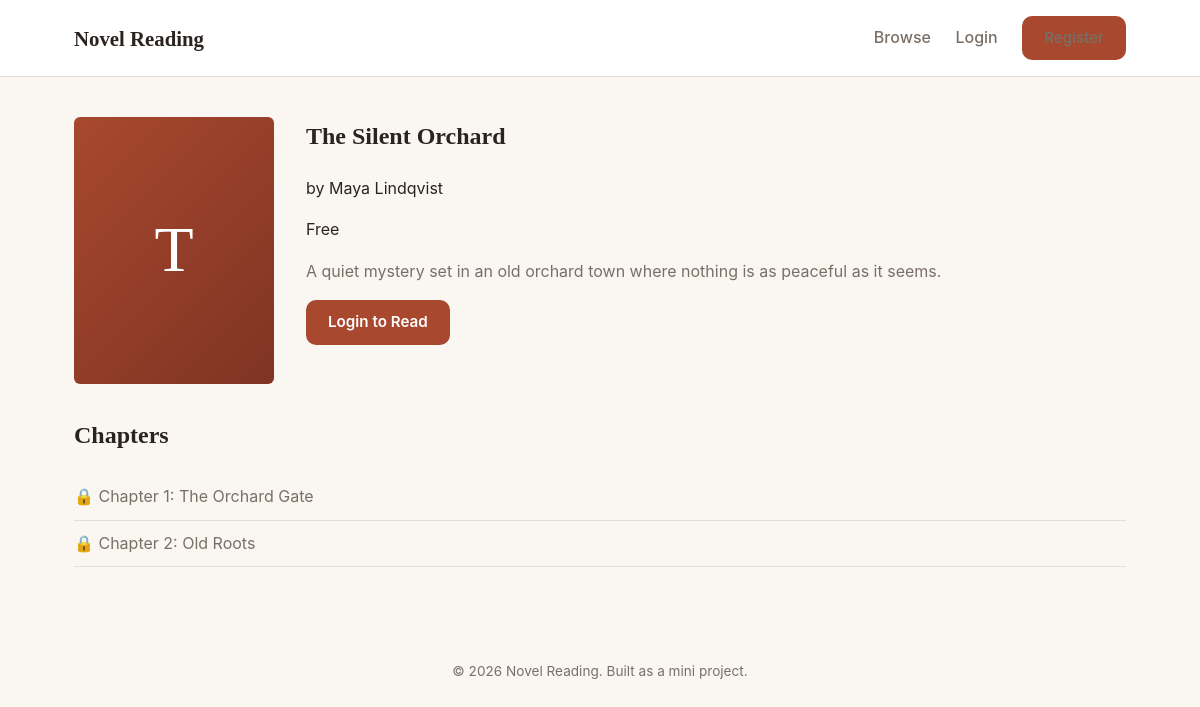
The app's page /novels/details.php?novel_id=1 with its own data.
### tables this page shows
CREATE TABLE novels (
  novel_id INT AUTO_INCREMENT PRIMARY KEY,
  title VARCHAR(150) NOT NULL,
  author VARCHAR(100) NOT NULL,
  description TEXT,
  cover_image VARCHAR(255) DEFAULT 'assets/img/default-cover.png',
  price DECIMAL(8,2) DEFAULT 0.00,
  created_at TIMESTAMP DEFAULT CURRENT_TIMESTAMP
);

CREATE TABLE chapters (
  chapter_id INT AUTO_INCREMENT PRIMARY KEY,
  novel_id INT NOT NULL,
  chapter_number INT NOT NULL,
  chapter_title VARCHAR(150),
  content LONGTEXT NOT NULL,
  FOREIGN KEY (novel_id) REFERENCES novels(novel_id) ON DELETE CASCADE,
  UNIQUE KEY unique_chapter (novel_id, chapter_number)
);

### novels/details.php (the view, shortened to what this page needs)
<?php
require_once __DIR__ . '/../config/db.php';
$novelId = (int)($_GET['novel_id'] ?? 0);
$stmt = mysqli_prepare($conn, "SELECT * FROM novels WHERE novel_id = ?");
mysqli_stmt_bind_param($stmt, "i", $novelId);
mysqli_stmt_execute($stmt);
$novel = mysqli_stmt_get_result($stmt)->fetch_assoc();
$stmt2 = mysqli_prepare($conn, "SELECT chapter_id, chapter_number, chapter_title FROM chapters WHERE novel_id = ? ORDER BY chapter_number ASC");
mysqli_stmt_bind_param($stmt2, "i", $novelId);
mysqli_stmt_execute($stmt2);
$chapters = mysqli_stmt_get_result($stmt2);
$owned = false;
include __DIR__ . '/../includes/header.php';
?>
<section class="novel-details">
    <div class="details-top">
        <div class="novel-cover-placeholder large"><?php echo htmlspecialchars(mb_substr($novel['title'], 0, 1)); ?></div>
        <div class="details-info">
            <h1><?php echo htmlspecialchars($novel['title']); ?></h1>
            <p class="author">by <?php echo htmlspecialchars($novel['author']); ?></p>
            <p class="price"><?php echo $novel['price'] > 0 ? '$' . number_format($novel['price'], 2) : 'Free'; ?></p>
            <p class="description"><?php echo nl2br(htmlspecialchars($novel['description'])); ?></p>
            <div class="action-buttons">
                <?php if (!isset($_SESSION['user_id'])): ?>
                    <a href="<?php echo BASE_URL; ?>auth/login.php" class="btn-primary">Login to Read</a>
                <?php elseif ($novel['price'] > 0 && !$owned): ?>
                    <a href="purchase.php?novel_id=<?php echo $novelId; ?>" class="btn-primary">Buy for $<?php echo number_format($novel['price'], 2); ?></a>
                <?php else: ?>
                    <a href="read.php?novel_id=<?php echo $novelId; ?>&chapter=1" class="btn-primary">Start Reading</a>
                <?php endif; ?>
            </div>
        </div>
    </div>
    <div class="chapter-list">
        <h2>Chapters</h2>
        <ul>
            <?php while ($chapter = mysqli_fetch_assoc($chapters)): ?>
                <li>
                    <?php if (isset($_SESSION['user_id']) && ($novel['price'] == 0 || $owned)): ?>
                        <a href="read.php?novel_id=<?php echo $novelId; ?>&chapter=<?php echo $chapter['chapter_number']; ?>">
                            Chapter <?php echo (int)$chapter['chapter_number']; ?>: <?php echo htmlspecialchars($chapter['chapter_title']); ?>
                        </a>
                    <?php else: ?>
                        <span class="locked">🔒 Chapter <?php echo (int)$chapter['chapter_number']; ?>: <?php echo htmlspecialchars($chapter['chapter_title']); ?></span>
                    <?php endif; ?>
                </li>
            <?php endwhile; ?>
        </ul>
    </div>
</section>
<?php include __DIR__ . '/../includes/footer.php'; ?>

### assets/css/style.css (style rules this page uses)
:root { --color-bg: #faf7f2; --color-surface: #ffffff; --color-ink: #2b2320; --color-muted: #7a6f65; --color-accent: #a8482f; --color-accent-dark: #7f3423; --color-border: #e6ddd2; --radius: 10px; --font-serif: 'Arial Black', 'Times New Roman', serif; --font-sans: -apple-system, BlinkMacSystemFont, 'Segoe UI', sans-serif; }
* { box-sizing: border-box; }
body { margin: 0; font-family: var(--font-sans); background: var(--color-bg); color: var(--color-ink); line-height: 1.6; }
a { color: var(--color-accent); text-decoration: none; }
h1, h2, h3 { font-family: var(--font-serif); margin-top: 0; }
.btn-primary, .btn-secondary { display: inline-block; padding: 10px 22px; border-radius: var(--radius); border: none; cursor: pointer; font-weight: 600; font-size: 0.95rem; }
.btn-primary { background: var(--color-accent); color: #fff; }
.novel-cover-placeholder { width: 100%; aspect-ratio: 3/4; background: linear-gradient(135deg, var(--color-accent), var(--color-accent-dark)); color: #fff; display: flex; align-items: center; justify-content: center; font-family: var(--font-serif); font-size: 2.5rem; border-radius: 6px; }
.novel-cover-placeholder.large { max-width: 200px; aspect-ratio: 3/4; font-size: 4rem; }
.details-top { display: flex; gap: 32px; flex-wrap: wrap; margin-bottom: 32px; }
.details-info { flex: 1; min-width: 260px; }
.details-info .description { color: var(--color-muted); margin: 16px 0; }
.action-buttons { display: flex; gap: 12px; margin-top: 16px; flex-wrap: wrap; }
.chapter-list ul { list-style: none; padding: 0; }
.chapter-list li { padding: 10px 0; border-bottom: 1px solid var(--color-border); }
.chapter-list .locked { color: var(--color-muted); }

### records on screen
novels: title "T", title "The Silent Orchard", author "Maya Lindqvist", description "A quiet mystery set in an old orchard town where nothing is as peaceful as it seems."
chapters: chapter_number "1", chapter_title "The Orchard Gate"
chapters: chapter_number "2", chapter_title "Old Roots"
